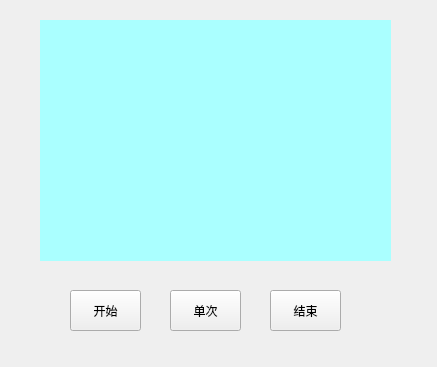
<?xml version="1.0" encoding="UTF-8"?>
<ui version="4.0">
 <class>Widget</class>
 <widget class="QWidget" name="Widget">
  <property name="geometry">
   <rect>
    <x>0</x>
    <y>0</y>
    <width>437</width>
    <height>367</height>
   </rect>
  </property>
  <property name="windowTitle">
   <string>Widget</string>
  </property>
  <widget class="QLabel" name="label">
   <property name="geometry">
    <rect>
     <x>40</x>
     <y>20</y>
     <width>351</width>
     <height>241</height>
    </rect>
   </property>
   <property name="styleSheet">
    <string notr="true">background-color: rgb(170, 255, 255);</string>
   </property>
   <property name="text">
    <string/>
   </property>
   <property name="scaledContents">
    <bool>true</bool>
   </property>
  </widget>
  <widget class="QPushButton" name="startButton">
   <property name="geometry">
    <rect>
     <x>70</x>
     <y>290</y>
     <width>71</width>
     <height>41</height>
    </rect>
   </property>
   <property name="text">
    <string>开始</string>
   </property>
  </widget>
  <widget class="QPushButton" name="stopButton">
   <property name="geometry">
    <rect>
     <x>270</x>
     <y>290</y>
     <width>71</width>
     <height>41</height>
    </rect>
   </property>
   <property name="text">
    <string>结束</string>
   </property>
  </widget>
  <widget class="QPushButton" name="singleButton">
   <property name="geometry">
    <rect>
     <x>170</x>
     <y>290</y>
     <width>71</width>
     <height>41</height>
    </rect>
   </property>
   <property name="text">
    <string>单次</string>
   </property>
  </widget>
 </widget>
 <resources/>
 <connections/>
</ui>
